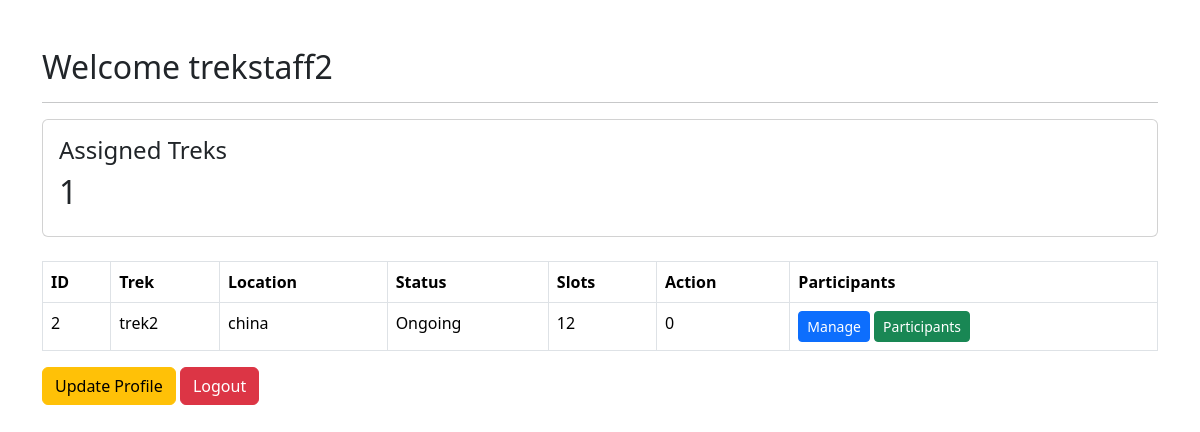
/staff/dashboard (signed in), run on the app's committed database.
### application/models.py (models this page shows, shortened)
class User(UserMixin, db.Model):
    __tablename__ = "user"
    user_id = db.Column(db.Integer, primary_key=True, autoincrement=True)
    name = db.Column(db.String(100), nullable=False)
    email = db.Column(db.String(120), unique=True, nullable=False)
    password = db.Column(db.String(200), nullable=False)
    role = db.Column(db.String(20), nullable=False)
    is_approved = db.Column(db.Boolean, default=False)
    is_blacklisted = db.Column(db.Boolean, default=False)
    is_active = db.Column(db.Boolean, default=True)
    bookings = db.relationship("Booking", backref="user", lazy=True)
    staff_profile = db.relationship("StaffProfile", backref="user", uselist=False)

class Trek(db.Model):
    __tablename__ = "trek"
    trek_id = db.Column(db.Integer, primary_key=True, autoincrement=True)
    trek_name = db.Column(db.String(100), nullable=False)
    location = db.Column(db.String(100), nullable=False)
    difficulty = db.Column(db.String(20), nullable=False)
    duration = db.Column(db.Integer, nullable=False)
    available_slots = db.Column(db.Integer, nullable=False)
    assigned_staff_id = db.Column(
        db.Integer,
        db.ForeignKey("user.user_id")
    )
    assigned_staff = db.relationship(
    "User",
    foreign_keys=[assigned_staff_id]
)
    status = db.Column(db.String(20), nullable=False)
    start_date = db.Column(db.Date)
    end_date = db.Column(db.Date)
    bookings = db.relationship("Booking", backref="trek", lazy=True)

### application/controllers.py (the view)
@app.route("/staff/dashboard")
@login_required
def staff_dashboard():
    if current_user.role != "Trek Staff":
        return "Access Denied."
    treks = Trek.query.filter_by(
    assigned_staff_id=current_user.user_id
    ).all()
    trek_data = []
    for trek in treks:
        participant_count = Booking.query.filter_by(
        trek_id=trek.trek_id
        ).count()
        trek_data.append({
            "trek": trek,
            "participant_count": participant_count
        })
    total_treks = len(treks)
    return render_template(
        "staff/dashboard.html",
        trek_data=trek_data,
        total_treks=total_treks
    )

### main.py (called while the page is built)
@login_manager.user_loader
def load_user(user_id):
    return User.query.get(int(user_id))

### templates/staff/dashboard.html (shortened to what this page needs)
<!DOCTYPE html>
<html>
<head>
<link href="https://cdn.jsdelivr.net/npm/bootstrap@5.3.7/dist/css/bootstrap.min.css" rel="stylesheet">
</head>
<body>
<div class="container mt-5">
<h2>Welcome {{ current_user.name }}</h2>
<hr>
<div class="card mb-4">
<div class="card-body">
<h4>
Assigned Treks
</h4>
<h2>
{{ total_treks }}
</h2>
</div>
</div>
<table class="table table-bordered">
<tr>
<th>ID</th>
<th>Trek</th>
<th>Location</th>
<th>Status</th>
<th>Slots</th>
<th>Action</th>
<th>Participants</th>
</tr>
{% for item in trek_data %}
{% set trek = item.trek %}
<tr>
<td>{{ trek.trek_id }}</td>
<td>{{ trek.trek_name }}</td>
<td>{{ trek.location }}</td>
<td>{{ trek.status }}</td>
<td>{{ trek.available_slots }}</td>
<td>{{ item.participant_count }}</td>
<td>
<a
href="{{ url_for('staff_trek', trek_id=trek.trek_id) }}"
class="btn btn-primary btn-sm">
    Manage
</a>
<a
href="{{ url_for('participant_list', trek_id=trek.trek_id) }}"
class="btn btn-success btn-sm">
Participants
</a>
</td>
</tr>
{% endfor %}
</table>
<a href="{{ url_for('staff_profile') }}" class="btn btn-warning">
    Update Profile
</a>
<a
href="{{ url_for('logout') }}"
class="btn btn-danger">
Logout
</a>
</div>
</body>
</html>

### data on the page
User: name "trekstaff2"
Trek: trek_id "2", trek_name "trek2", location "china", status "Ongoing", available_slots "12"

### other printed values
{{ total_treks }} "1"
{{ item.participant_count }} "0"
